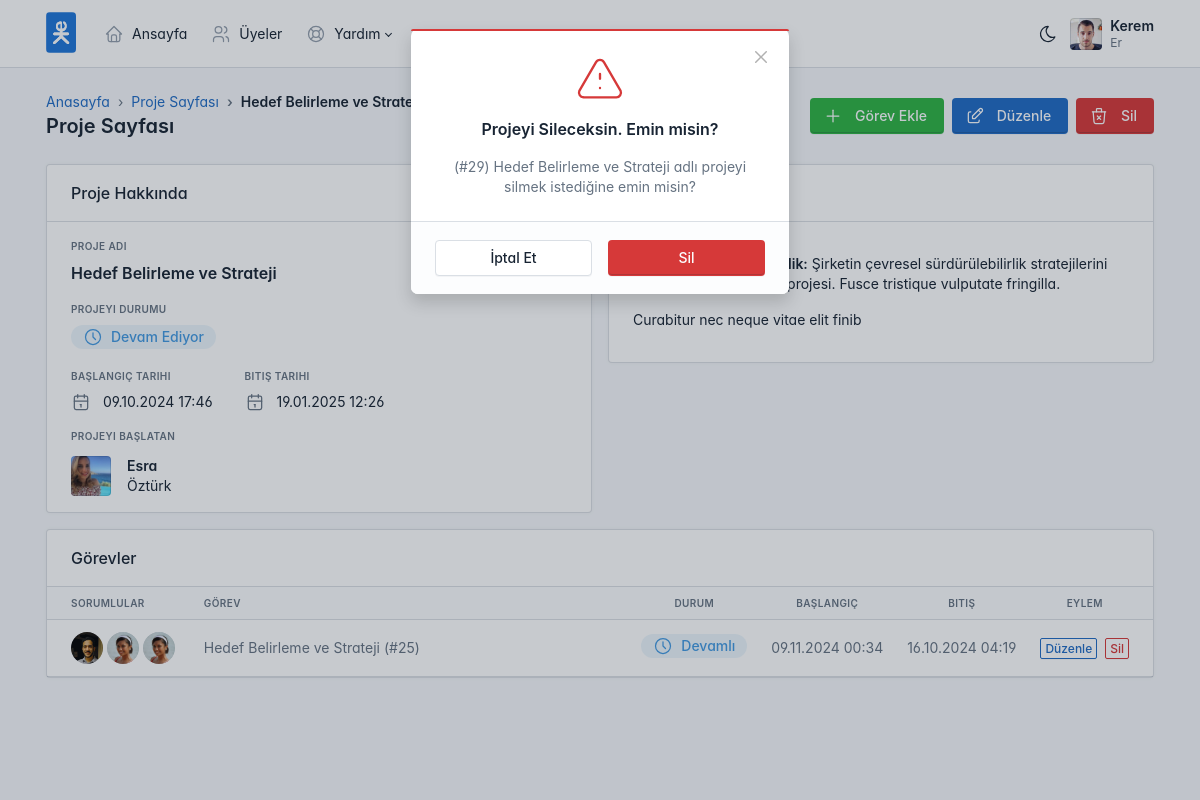
The page /proje.php?id=29&sil_onay=1 (signed in) on the database its author committed.
### tables this page shows
CREATE TABLE `projeler` (
  `id` int NOT NULL,
  `ekleyen` int NOT NULL,
  `name` varchar(255) NOT NULL,
  `start` int NOT NULL,
  `end` int NOT NULL,
  `status` int NOT NULL,
  `content` varchar(255) NOT NULL
);

CREATE TABLE `users` (
  `id` int NOT NULL,
  `username` varchar(255) NOT NULL,
  `password` varchar(255) NOT NULL,
  `name` varchar(255) NOT NULL,
  `surname` varchar(255) NOT NULL,
  `sex` varchar(255) NOT NULL
);

### proje.php (the view, shortened to what this page needs)
<?php
include_once "dist/inc/config.php";
include("header.php");
?>
<div class="page-wrapper">
<?php if (isset($_GET['id'])) {
    $projeID = $_GET['id'];
    $projeSorgu = "SELECT p.*, u.id as ekleyen_id, u.name as ekleyen_name, u.surname as ekleyen_surname, u.sex as ekleyen_sex
               FROM projeler p
               JOIN users u ON p.ekleyen = u.id
               WHERE p.id = $projeID";
    $projeSonuc = $mysqli->query($projeSorgu);
    if ($projeSonuc->num_rows > 0) {
        $proje = $projeSonuc->fetch_assoc();
?>
    <div class="page-header d-print-none">
        <div class="container-xl">
            <div class="row g-2 align-items-center">
                <div class="col-12 col-lg">
                    <ol class="breadcrumb breadcrumb-arrows" aria-label="breadcrumbs">
                        <li class="breadcrumb-item"><a href="./index.php">Anasayfa</a></li>
                            <li class="breadcrumb-item"><a href="./proje.php?id=<?php echo $proje['id'];?>">Proje Sayfası</a></li>
                        <li class="breadcrumb-item active" aria-current="page"><a href="#"><?php echo $proje['name']; ?></a></li>
                    </ol>
                    <h2 class="page-title">
                        Proje Sayfası
                    </h2>
                </div>
                <div class="col-auto ms-auto d-print-none">
                    <div class="btn-list">
                      <a href="#" class="btn btn-success d-none d-sm-inline-block" data-bs-toggle="modal"
                            data-bs-target="#gorevekle">
                            <svg xm<svg xmlns="http://www.w3.org/2000/svg" class="icon" width="24" height="24" viewBox="0 0 24 24" stroke-width="2" stroke="currentColor" fill="none" stroke-linecap="round" stroke-linejoin="round"><path stroke="none" d="M0 0h24v24H0z" fill="none"></path><path d="M12 5l0 14"></path><path d="M5 12l14 0"></path></svg>
                            Görev Ekle
                        </a>
                        <a href="#" class="btn btn-primary d-none d-sm-inline-block" data-bs-toggle="modal"
                            data-bs-target="#p_duzenle">
                            Düzenle
                        </a>
                        <a href="#" class="btn btn-danger d-none d-sm-inline-block" data-bs-toggle="modal"
                            data-bs-target="#p_sil">
                            Sil
                        </a>
                    </div>
                </div>
            </div>
        </div>
    </div>
    <div class="page-body">
        <div class="container-xl">
            <div class="row">
                <div class="col-12 col-lg">
                    <div class="card">
                        <div class="card-header">
                            <h3 class="card-title">Proje Hakkında</h3>
                        </div>
                        <div class="card-body">
                            <div class="datagrid-item mb-3">
                                <div class="datagrid-title mb-2">Proje Adı</div>
                                <div class="datagrid-content fs-3 fw-semibold"><?php echo $proje['name']; ?></div>
                            </div>
                            <div class="datagrid-item my-3">
                                <div class="datagrid-title mb-2">Projeyi Durumu</div>
                                <div class="datagrid-content">
                                    <div class="align-items-center">
                                    <?php echo status_index($proje['status']); ?>
                                    </div>
                                </div>
                            </div>
                            <div class="row gx-5">
                                <div class="col-md-auto">
                                    <div class="datagrid-item mb-3">
                                        <div class="datagrid-title mb-2">Başlangıç Tarihi</div>
                                        <div class="datagrid-content">
                                            <?php echo date('d.m.Y H:i', $proje['start']); ?>
                                        </div>
                                    </div>
                                </div>
                                <div class="col-md-auto">
                                    <div class="datagrid-item mb-3">
                                        <div class="datagrid-title mb-2">Bitiş Tarihi</div>
                                        <div class="datagrid-content">
                                            <?php echo date('d.m.Y H:i', $proje['end']); ?>
                                        </div>
                                    </div>
                                </div>
                            </div>
                            <div class="datagrid-item">
                                <div class="datagrid-title">Projeyi Başlatan</div>
                                <div class="datagrid-content">
                                    <div class="align-items-center">
                                        <?php echo '<a href="uye.php?id=' . $proje['ekleyen_id'] . '" class="text-reset d-inline-block mt-2"><div class="row"><div class="col-auto"><span class="avatar rounded" style="background-image: url(./static/avatars/'.$proje['ekleyen_sex'].')"></span></div><div class="col"><span class="fw-bold d-block">'. $proje['ekleyen_name'] . '</span>' . $proje['ekleyen_surname'] . '</div></div></a>'; ?>
                                    </div>
                                </div>
                            </div>
                        </div>
                    </div>
                </div>
                <div class="col-12 col-lg mt-3 mt-lg-0">
                <div class="card">
                        <div class="card-header">
                            <h3 class="card-title">Proje İçeriği</h3>
                        </div>
                        <div class="card-body">
                            <div class="datagrid-item my-3">
                                <div class="datagrid-content">
                                <?php echo $proje['content']; ?>
                                </div>
                            </div>
                        </div>
                    </div>
                </div>
            </div>
            <div class="card mt-3">
              <div class="card-header">
                <h3 class="card-title">Görevler</h3>
              </div>
              <div class="card-table table-responsive">
                <?php
                  $projeID = isset($_GET['id']) ? intval($_GET['id']) : 0;
                  $query = "SELECT g.*, u.name as sorumlu_name, u.surname as sorumlu_surname, u.sex as sorumlu_avatar
                            FROM gorevler g
                            JOIN users u ON g.sorumlu = u.id
                            WHERE g.proje_id = ?
                            ORDER BY id DESC";
                  $stmt = $mysqli->prepare($query);
                  $stmt->bind_param("i", $projeID);
                  $stmt->execute();
                  $result = $stmt->get_result();
                  if ($result->num_rows > 0) :
                ?>
                <table class="table table-vcenter">
                  <thead>
                    <tr>
                      <th>Sorumlular            </th>
                      <th>Görev</th>
                      <th class="text-center">Durum</th>
                      <th class="text-center">Başlangıç</th>
                      <th class="text-center">Bitiş</th>
                      <th class="text-center" colspan="2">Eylem</th>
                    </tr>
                  </thead>
                  <tbody>
                  <?php while ($row = $result->fetch_assoc()) { ?>
                      <tr>
                          <td>
                            <?php
                            $row['sorumlu'] = explode(',', $row['sorumlu']);
                        if (is_array($row['sorumlu'])) {
                            foreach ($row['sorumlu'] as $sorumluID) {
                                $sorumluQuery = "SELECT id, name, surname, sex FROM users WHERE id = ?";
                                $sorumluStmt = $mysqli->prepare($sorumluQuery);
                                $sorumluStmt->bind_param("i", $sorumluID);
                                $sorumluStmt->execute();
                                $sorumluResult = $sorumluStmt->get_result();
                                if ($sorumluRow = $sorumluResult->fetch_assoc()) { ?>
                                    <a class="d-inline-block" href="uye.php?id=<?php echo $sorumluRow['id'] ?>" data-bs-toggle="tooltip" data-bs-html="true" title="<span class='fw-bold'><?php echo $sorumluRow['name']; ?></span> <?php echo $sorumluRow['surname']; ?>" data-bs-placement="top" ><img src="./static/avatars/<?php echo $sorumluRow['sex']; ?>" class="avatar avatar-sm rounded-circle"></a>
                                <?php }
                            }
                        } else {
                            echo "Sorumlu: " . $row['sorumlu_name'] . ' ' . $row['sorumlu_surname'] . "<br>";
                        }
                        ?>
                          </td>
                          <td class="td-truncate">
                              <div class="text-truncate">
                                  <div class="text-secondary text-truncate mt-n1">
                                      <?php echo str_replace(['<p>', '</p>'], '', $row['gorev']); ?> (#<?php echo $row['id']; ?>)
                                  </div>
                              </div>
                          </td>
                          <td class="text-center ">
                            <?php echo status($row['durum'], $row['end']) ?>
                          </td>
                          <td class="text-nowrap text-secondary"><?php echo date("d.m.Y H:i", $row['start']); ?></td>
                          <td class="text-nowrap text-secondary"><?php echo date("d.m.Y H:i", $row['end']); ?></td>
                          <td>
                            <a href="./g_duzenle.php?id=<?php echo $row['id'];?>" class="btn btn-outline-primary btn-sm d-inline me-2">Düzenle</a><a href="./g_duzenle.php?id=<?php echo $row['id'];?>&sil_onay=1" class="btn btn-outline-danger btn-sm d-inline">Sil</a>
                        </td>
                      </tr>
                  <?php } ?>
                  </tbody>
                </table>
                <?php endif; ?>
              </div>
            </div>
          </div>
        </div>
    </div>
    <?php
    } else {
            echo '<p>Proje bulunamadı.</p>';
        }
    } else {
        echo '<p>Proje ID belirtilmedi.</p>';
    }
    ?>
    <?php include("template-projeduzenle.php") ?>
    <?php include("footer.php") ?>

### template-projeduzenle.php (shortened to what this page needs)
<form action="./proje.php?id=<?php echo $projeID ?>" method="POST">
<div class="modal" id="p_sil" tabindex="-1">
    <div class="modal-dialog modal-sm" role="document">
        <div class="modal-content">
        <button type="button" class="btn-close" data-bs-dismiss="modal" aria-label="Close"></button>
        <div class="modal-status bg-danger"></div>
        <div class="modal-body text-center py-4">
            <h3>Projeyi Sileceksin. Emin misin?</h3>
            <div class="text-secondary">(<?php echo '#'.$proje['id'];?>) <?php echo $proje['name']; ?> adlı projeyi silmek istediğine emin misin?</div>
        </div>
        <div class="modal-footer">
            <div class="w-100">
            <div class="row">
                <div class="col"><a href="#" class="btn w-100" data-bs-dismiss="modal">
                    İptal Et
                </a></div>
                <div class="col">
                    <button type="submit" name="sil" class="btn btn-danger w-100 btn-sil" >
                    Sil
                    </button>
                </div>
            </div>
            </div>
        </div>
        </div>
    </div>
</div>
</form>

### header.php (style rules this page uses)
:root { --tblr-font-sans-serif: 'Inter Var', -apple-system, BlinkMacSystemFont, San Francisco, Segoe UI, Roboto, Helvetica Neue, sans-serif; }
body { font-feature-settings: "cv03", "cv04", "cv11"; }

### rows shown on the page
projeler: name "Hedef Belirleme ve Strateji", start "09.10.2024 17:46", end "19.01.2025 12:26", users.sex (picture), users.name "Esra", users.surname "Öztürk", content "Şirketin çevresel sürdürülebilirlik stratejilerini belirleme ve uygulama projesi. Fusce tristique vulputate fringilla. Curabitur nec neque vitae elit finib", id "29"
users: sex (picture)
users: sex (picture)

### other values the page prints
$_SESSION['username']['name'] "Kerem"
$_SESSION['username']['surname'] "Er"
str_replace(['<p>', '</p>'], '', $row['gorev']) "Hedef Belirleme ve Strateji"
$row['id'] "25"
date("d.m.Y H:i", $row['start']) "09.11.2024 00:34"
date("d.m.Y H:i", $row['end']) "16.10.2024 04:19"
